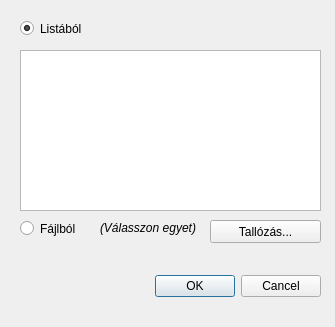
<?xml version="1.0" encoding="UTF-8"?>
<ui version="4.0">
 <class>ChooseVocabDialog</class>
 <widget class="QDialog" name="ChooseVocabDialog">
  <property name="geometry">
   <rect>
    <x>0</x>
    <y>0</y>
    <width>335</width>
    <height>327</height>
   </rect>
  </property>
  <property name="windowTitle">
   <string>Dialog</string>
  </property>
  <widget class="QDialogButtonBox" name="buttonBox">
   <property name="geometry">
    <rect>
     <x>30</x>
     <y>270</y>
     <width>291</width>
     <height>32</height>
    </rect>
   </property>
   <property name="orientation">
    <enum>Qt::Horizontal</enum>
   </property>
   <property name="standardButtons">
    <set>QDialogButtonBox::Cancel|QDialogButtonBox::Ok</set>
   </property>
  </widget>
  <widget class="QRadioButton" name="radioButton">
   <property name="geometry">
    <rect>
     <x>20</x>
     <y>20</y>
     <width>82</width>
     <height>17</height>
    </rect>
   </property>
   <property name="text">
    <string>Listából</string>
   </property>
   <property name="checked">
    <bool>true</bool>
   </property>
  </widget>
  <widget class="QListWidget" name="listWidget">
   <property name="geometry">
    <rect>
     <x>20</x>
     <y>50</y>
     <width>301</width>
     <height>161</height>
    </rect>
   </property>
  </widget>
  <widget class="QRadioButton" name="radioButton_2">
   <property name="geometry">
    <rect>
     <x>20</x>
     <y>220</y>
     <width>91</width>
     <height>17</height>
    </rect>
   </property>
   <property name="text">
    <string>Fájlból</string>
   </property>
  </widget>
  <widget class="QLabel" name="label">
   <property name="geometry">
    <rect>
     <x>100</x>
     <y>220</y>
     <width>121</width>
     <height>16</height>
    </rect>
   </property>
   <property name="font">
    <font>
     <italic>true</italic>
    </font>
   </property>
   <property name="text">
    <string>(Válasszon egyet)</string>
   </property>
  </widget>
  <widget class="QPushButton" name="pushButton">
   <property name="geometry">
    <rect>
     <x>210</x>
     <y>220</y>
     <width>111</width>
     <height>23</height>
    </rect>
   </property>
   <property name="text">
    <string>Tallózás...</string>
   </property>
  </widget>
 </widget>
 <resources/>
 <connections>
  <connection>
   <sender>buttonBox</sender>
   <signal>accepted()</signal>
   <receiver>ChooseVocabDialog</receiver>
   <slot>accept()</slot>
   <hints>
    <hint type="sourcelabel">
     <x>248</x>
     <y>254</y>
    </hint>
    <hint type="destinationlabel">
     <x>157</x>
     <y>274</y>
    </hint>
   </hints>
  </connection>
  <connection>
   <sender>buttonBox</sender>
   <signal>rejected()</signal>
   <receiver>ChooseVocabDialog</receiver>
   <slot>reject()</slot>
   <hints>
    <hint type="sourcelabel">
     <x>316</x>
     <y>260</y>
    </hint>
    <hint type="destinationlabel">
     <x>286</x>
     <y>274</y>
    </hint>
   </hints>
  </connection>
 </connections>
</ui>
